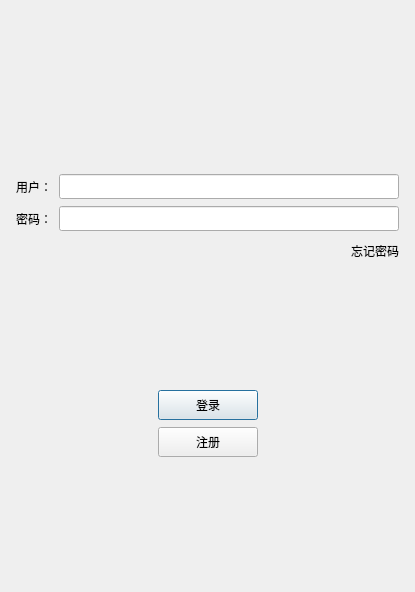
<?xml version="1.0" encoding="UTF-8"?>
<ui version="4.0">
 <class>LoginDialog</class>
 <widget class="QDialog" name="LoginDialog">
  <property name="geometry">
   <rect>
    <x>0</x>
    <y>0</y>
    <width>415</width>
    <height>592</height>
   </rect>
  </property>
  <property name="windowTitle">
   <string>Dialog</string>
  </property>
  <layout class="QVBoxLayout" name="verticalLayout_2">
   <item>
    <layout class="QVBoxLayout" name="verticalLayout">
     <property name="spacing">
      <number>7</number>
     </property>
     <property name="leftMargin">
      <number>5</number>
     </property>
     <property name="topMargin">
      <number>5</number>
     </property>
     <property name="rightMargin">
      <number>5</number>
     </property>
     <property name="bottomMargin">
      <number>5</number>
     </property>
     <item>
      <widget class="QWidget" name="widget" native="true">
       <layout class="QGridLayout" name="gridLayout">
        <item row="0" column="0">
         <widget class="QLabel" name="label">
          <property name="text">
           <string/>
          </property>
          <property name="pixmap">
           <pixmap resource="rc.qrc">:/res/Disable Login Page-Icon.png</pixmap>
          </property>
          <property name="alignment">
           <set>Qt::AlignmentFlag::AlignCenter</set>
          </property>
         </widget>
        </item>
       </layout>
      </widget>
     </item>
     <item>
      <spacer name="verticalSpacer">
       <property name="orientation">
        <enum>Qt::Orientation::Vertical</enum>
       </property>
       <property name="sizeHint" stdset="0">
        <size>
         <width>20</width>
         <height>40</height>
        </size>
       </property>
      </spacer>
     </item>
     <item>
      <layout class="QHBoxLayout" name="horizontalLayout">
       <property name="spacing">
        <number>7</number>
       </property>
       <item>
        <widget class="QLabel" name="user_label">
         <property name="minimumSize">
          <size>
           <width>0</width>
           <height>25</height>
          </size>
         </property>
         <property name="maximumSize">
          <size>
           <width>16777215</width>
           <height>25</height>
          </size>
         </property>
         <property name="text">
          <string>用户：</string>
         </property>
        </widget>
       </item>
       <item>
        <widget class="QLineEdit" name="user_edit">
         <property name="minimumSize">
          <size>
           <width>0</width>
           <height>25</height>
          </size>
         </property>
         <property name="maximumSize">
          <size>
           <width>16777215</width>
           <height>25</height>
          </size>
         </property>
        </widget>
       </item>
      </layout>
     </item>
     <item>
      <layout class="QHBoxLayout" name="horizontalLayout_2">
       <item>
        <widget class="QLabel" name="pass_label">
         <property name="minimumSize">
          <size>
           <width>0</width>
           <height>25</height>
          </size>
         </property>
         <property name="maximumSize">
          <size>
           <width>16777215</width>
           <height>25</height>
          </size>
         </property>
         <property name="text">
          <string>密码：</string>
         </property>
        </widget>
       </item>
       <item>
        <widget class="QLineEdit" name="pass_edit">
         <property name="minimumSize">
          <size>
           <width>0</width>
           <height>25</height>
          </size>
         </property>
         <property name="maximumSize">
          <size>
           <width>16777215</width>
           <height>25</height>
          </size>
         </property>
        </widget>
       </item>
      </layout>
     </item>
     <item>
      <layout class="QHBoxLayout" name="horizontalLayout_3">
       <item>
        <spacer name="horizontalSpacer">
         <property name="orientation">
          <enum>Qt::Orientation::Horizontal</enum>
         </property>
         <property name="sizeHint" stdset="0">
          <size>
           <width>40</width>
           <height>20</height>
          </size>
         </property>
        </spacer>
       </item>
       <item>
        <widget class="QLabel" name="forget_label">
         <property name="minimumSize">
          <size>
           <width>0</width>
           <height>25</height>
          </size>
         </property>
         <property name="maximumSize">
          <size>
           <width>16777215</width>
           <height>25</height>
          </size>
         </property>
         <property name="text">
          <string>忘记密码</string>
         </property>
        </widget>
       </item>
      </layout>
     </item>
     <item>
      <spacer name="verticalSpacer_2">
       <property name="orientation">
        <enum>Qt::Orientation::Vertical</enum>
       </property>
       <property name="sizeHint" stdset="0">
        <size>
         <width>20</width>
         <height>40</height>
        </size>
       </property>
      </spacer>
     </item>
     <item>
      <layout class="QHBoxLayout" name="horizontalLayout_4">
       <item>
        <spacer name="horizontalSpacer_2">
         <property name="orientation">
          <enum>Qt::Orientation::Horizontal</enum>
         </property>
         <property name="sizeHint" stdset="0">
          <size>
           <width>40</width>
           <height>20</height>
          </size>
         </property>
        </spacer>
       </item>
       <item>
        <widget class="QPushButton" name="login_btn">
         <property name="minimumSize">
          <size>
           <width>100</width>
           <height>30</height>
          </size>
         </property>
         <property name="text">
          <string>登录</string>
         </property>
        </widget>
       </item>
       <item>
        <spacer name="horizontalSpacer_3">
         <property name="orientation">
          <enum>Qt::Orientation::Horizontal</enum>
         </property>
         <property name="sizeHint" stdset="0">
          <size>
           <width>40</width>
           <height>20</height>
          </size>
         </property>
        </spacer>
       </item>
      </layout>
     </item>
     <item>
      <layout class="QHBoxLayout" name="horizontalLayout_5">
       <item>
        <spacer name="horizontalSpacer_4">
         <property name="orientation">
          <enum>Qt::Orientation::Horizontal</enum>
         </property>
         <property name="sizeHint" stdset="0">
          <size>
           <width>40</width>
           <height>20</height>
          </size>
         </property>
        </spacer>
       </item>
       <item>
        <widget class="QPushButton" name="reg_btn">
         <property name="minimumSize">
          <size>
           <width>100</width>
           <height>30</height>
          </size>
         </property>
         <property name="text">
          <string>注册</string>
         </property>
        </widget>
       </item>
       <item>
        <spacer name="horizontalSpacer_5">
         <property name="orientation">
          <enum>Qt::Orientation::Horizontal</enum>
         </property>
         <property name="sizeHint" stdset="0">
          <size>
           <width>40</width>
           <height>20</height>
          </size>
         </property>
        </spacer>
       </item>
      </layout>
     </item>
     <item>
      <spacer name="verticalSpacer_3">
       <property name="orientation">
        <enum>Qt::Orientation::Vertical</enum>
       </property>
       <property name="sizeHint" stdset="0">
        <size>
         <width>20</width>
         <height>40</height>
        </size>
       </property>
      </spacer>
     </item>
    </layout>
   </item>
  </layout>
 </widget>
 <resources>
  <include location="rc.qrc"/>
 </resources>
 <connections/>
</ui>
